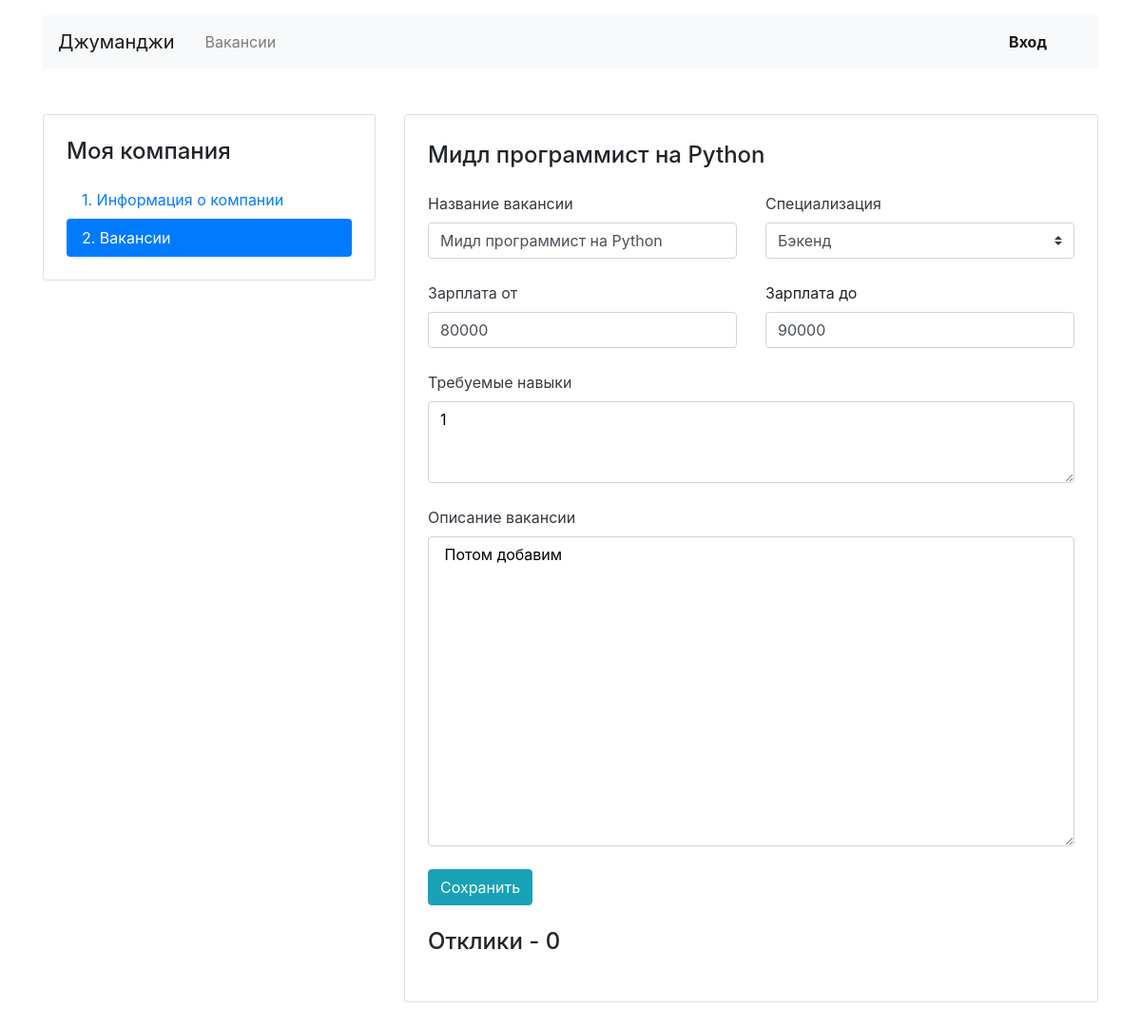
The page /edit-vacancy/39/ on the database its author committed.
### jumanji/models.py (models this page shows)
class Vacancy(models.Model):
    title = models.CharField(max_length=64)
    specialty = models.ForeignKey(Specialty, on_delete=models.CASCADE, related_name='vacancies')
    company = models.ForeignKey(Company, on_delete=models.CASCADE, related_name='vacancies')
    salary_min = models.IntegerField()
    salary_max = models.IntegerField()
    published_at = models.DateField(auto_now_add=True)
    skills = models.CharField(max_length=600)
    description = models.CharField(max_length=5000)

### jumanji/views.py (the view, shortened to what this page needs)
# urls.py: path('edit-vacancy/<int:vacancy_id>/', OwnCompanyVacancyEdit.as_view(), name='edit-vacancy')
class OwnCompanyVacancyEdit(View):
    def get(self, request, vacancy_id):
        specialities = Specialty.objects.all()
        vacancy = Vacancy.objects.filter(id=vacancy_id).first()
        applications = Application.objects.filter(vacancy_id=vacancy.id)
        amount_applications = len(applications)
        if vacancy is not None:
            return render(request, 'jumanji/vacancy-edit.html', context={'vacancy': vacancy,
                                                                         'applications': applications,
                                                                         'specialities': specialities,
                                                                         'amount_applications': amount_applications})
        else:
            return redirect(reverse('create-vacancy'))

### jumanji/templates/jumanji/vacancy-edit.html (shortened to what this page needs)
{% extends 'jumanji/base.html' %}
{% block container %}
  <main class="container mt-3 pb-5">
    <div class="row mt-5">
      <div class="col-12 col-lg-4">
        <aside class="pt-3 pb-4 px-4 mb-5 card">
          <h1 class="h4 pt-2 pb-2">Моя компания</h1>
          <div class="nav flex-column nav-pills">
            <a class="nav-link" href="{% url 'own-company-edit' %}">1. Информация о&nbsp;компании</a>
            <a class="nav-link active" href="{% url 'vacancies-suggest' %}">2. Вакансии</a>
          </div>
        </aside>
      </div>
      <div class="col-12 col-lg-8">
        <div class="card">
          <div class="card-body px-4 pb-4 tab-content">
            <section>
              <h2 class="h4 pt-2 pb-3">{{ vacancy.title }}</h2>
              <form enctype="multipart/form-data" method="post">{% csrf_token %}
                <div class="row">
                  <div class="col-12 col-md-6">
                    <div class="form-group pb-2">
                      <label class="mb-2 text-dark" for="vacancyTitle">Название вакансии</label>
                      <input class="form-control" type="text" name="title" value="{{ vacancy.title }}" id="vacancyTitle">
                    </div>
                  </div>
                  <div class="col-12 col-md-6">
                    <div class="form-group pb-2">
                      <label class="mb-2 text-dark" for="userSpecialization">Специализация</label>
                      <select class="custom-select mr-sm-2" name="specialty" id="userSpecialization">
                      {% for specialty in specialities %}
                          {% if vacancy.specialty_id == specialty.id %}
                        <option selected value="{{ specialty.id }}">{{ specialty.title }}</option>
                              {% elif specialty.id != vacancy.specialty_id %}
                        <option value="{{ specialty.id }}">{{ specialty.title }}</option>
                          {% endif %}
                          {% endfor %}
                      </select>
                    </div>
                  </div>
                </div>
                <div class="row">
                  <div class="col-12 col-md-6">
                    <div class="form-group pb-2">
                      <label class="mb-2 text-dark" for="vacancySalaryMin">Зарплата от</label>
                      <input class="form-control" type="text" name="salary_min" value="{{ vacancy.salary_min }}" id="vacancySalaryMin">
                    </div>
                  </div>
                  <div class="col-12 col-md-6">
                    <div class="form-group pb-2">
                      <label class="mb-2" for="vacancySalaryMax">Зарплата до</label>
                      <input class="form-control" type="text" name="salary_max" value="{{ vacancy.salary_max }}" id="vacancySalaryMax">
                    </div>
                  </div>
                </div>
                <div class="form-group pb-2">
                  <label class="mb-2 text-dark" for="vacancySkills">Требуемые навыки</label>
                  <textarea class="form-control" rows="3" name="skills" id="vacancySkills" style="color:#000;">{{ vacancy.skills }}</textarea>
                </div>
                <div class="form-group pb-2">
                  <label class="mb-2 text-dark" for="vacancyDescription">Описание вакансии</label>
                  <textarea class="form-control" rows="13" name="description" id="vacancyDescription" style="color:#000;"> {{ vacancy.description }}
                  </textarea>
                </div>
                <div class="form-group">
                  <input type="submit" class="btn btn-info" value="Сохранить">
                </div>
              </form>
              <h2 class="h4 pt-2 pb-3">Отклики - {{ amount_applications }}</h2>
            </section>
          </div>
        </div>
      </div>
    </div>
  </main>
{% endblock %}

### rows shown on the page
Vacancy: title "Мидл программист на Python", salary_min "80000", salary_max "90000", skills "1", description "Потом добавим"

### other values the page prints
{{ amount_applications }} "0"
form field specialty "Бэкенд"
